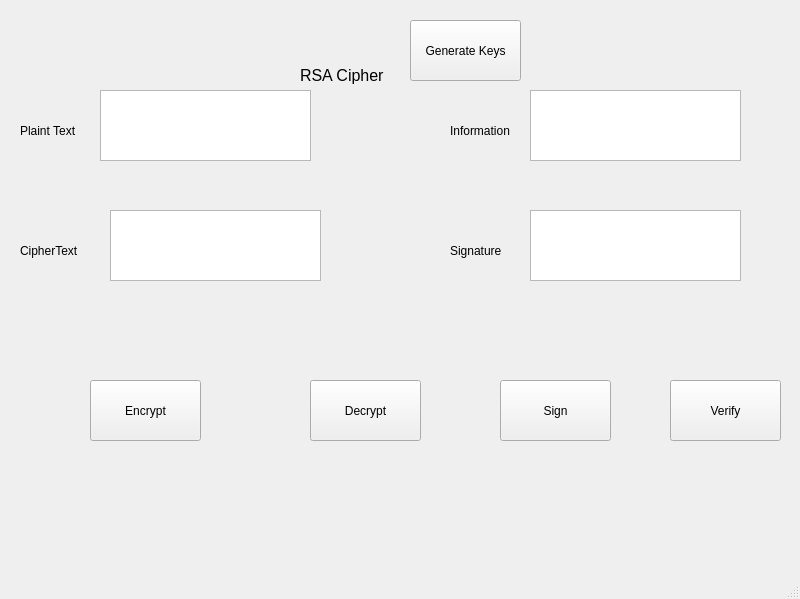
<?xml version="1.0" encoding="UTF-8"?>
<ui version="4.0">
 <class>MainWindow</class>
 <widget class="QMainWindow" name="MainWindow">
  <property name="geometry">
   <rect>
    <x>0</x>
    <y>0</y>
    <width>800</width>
    <height>599</height>
   </rect>
  </property>
  <property name="windowTitle">
   <string>MainWindow</string>
  </property>
  <widget class="QWidget" name="centralwidget">
   <widget class="QLabel" name="label">
    <property name="geometry">
     <rect>
      <x>300</x>
      <y>60</y>
      <width>101</width>
      <height>31</height>
     </rect>
    </property>
    <property name="text">
     <string>&lt;html&gt;&lt;head/&gt;&lt;body&gt;&lt;p&gt;&lt;span style=&quot; font-size:12pt;&quot;&gt;RSA Cipher&lt;/span&gt;&lt;/p&gt;&lt;/body&gt;&lt;/html&gt;</string>
    </property>
   </widget>
   <widget class="QPushButton" name="pushButton">
    <property name="geometry">
     <rect>
      <x>410</x>
      <y>20</y>
      <width>111</width>
      <height>61</height>
     </rect>
    </property>
    <property name="text">
     <string>Generate Keys</string>
    </property>
   </widget>
   <widget class="QLabel" name="label_2">
    <property name="geometry">
     <rect>
      <x>20</x>
      <y>120</y>
      <width>61</width>
      <height>21</height>
     </rect>
    </property>
    <property name="text">
     <string>Plaint Text</string>
    </property>
   </widget>
   <widget class="QLabel" name="label_3">
    <property name="geometry">
     <rect>
      <x>20</x>
      <y>240</y>
      <width>61</width>
      <height>21</height>
     </rect>
    </property>
    <property name="text">
     <string>CipherText</string>
    </property>
   </widget>
   <widget class="QLabel" name="label_4">
    <property name="geometry">
     <rect>
      <x>450</x>
      <y>120</y>
      <width>61</width>
      <height>21</height>
     </rect>
    </property>
    <property name="text">
     <string>Information</string>
    </property>
   </widget>
   <widget class="QLabel" name="label_5">
    <property name="geometry">
     <rect>
      <x>450</x>
      <y>240</y>
      <width>61</width>
      <height>21</height>
     </rect>
    </property>
    <property name="text">
     <string>Signature</string>
    </property>
   </widget>
   <widget class="QPushButton" name="btn_Encrypt">
    <property name="geometry">
     <rect>
      <x>90</x>
      <y>380</y>
      <width>111</width>
      <height>61</height>
     </rect>
    </property>
    <property name="text">
     <string>Encrypt</string>
    </property>
   </widget>
   <widget class="QPushButton" name="btn_Decrypt">
    <property name="geometry">
     <rect>
      <x>310</x>
      <y>380</y>
      <width>111</width>
      <height>61</height>
     </rect>
    </property>
    <property name="text">
     <string>Decrypt</string>
    </property>
   </widget>
   <widget class="QPushButton" name="btn_Sign">
    <property name="geometry">
     <rect>
      <x>500</x>
      <y>380</y>
      <width>111</width>
      <height>61</height>
     </rect>
    </property>
    <property name="text">
     <string>Sign</string>
    </property>
   </widget>
   <widget class="QPushButton" name="pushButton_5">
    <property name="geometry">
     <rect>
      <x>670</x>
      <y>380</y>
      <width>111</width>
      <height>61</height>
     </rect>
    </property>
    <property name="text">
     <string>Verify</string>
    </property>
   </widget>
   <widget class="QPlainTextEdit" name="plainTextEdit">
    <property name="geometry">
     <rect>
      <x>110</x>
      <y>210</y>
      <width>211</width>
      <height>71</height>
     </rect>
    </property>
   </widget>
   <widget class="QPlainTextEdit" name="txt_PlainText">
    <property name="geometry">
     <rect>
      <x>100</x>
      <y>90</y>
      <width>211</width>
      <height>71</height>
     </rect>
    </property>
   </widget>
   <widget class="QPlainTextEdit" name="txt_information">
    <property name="geometry">
     <rect>
      <x>530</x>
      <y>90</y>
      <width>211</width>
      <height>71</height>
     </rect>
    </property>
   </widget>
   <widget class="QPlainTextEdit" name="txt_Signature">
    <property name="geometry">
     <rect>
      <x>530</x>
      <y>210</y>
      <width>211</width>
      <height>71</height>
     </rect>
    </property>
   </widget>
  </widget>
  <widget class="QMenuBar" name="menubar">
   <property name="geometry">
    <rect>
     <x>0</x>
     <y>0</y>
     <width>800</width>
     <height>21</height>
    </rect>
   </property>
  </widget>
  <widget class="QStatusBar" name="statusbar"/>
 </widget>
 <resources/>
 <connections/>
</ui>
